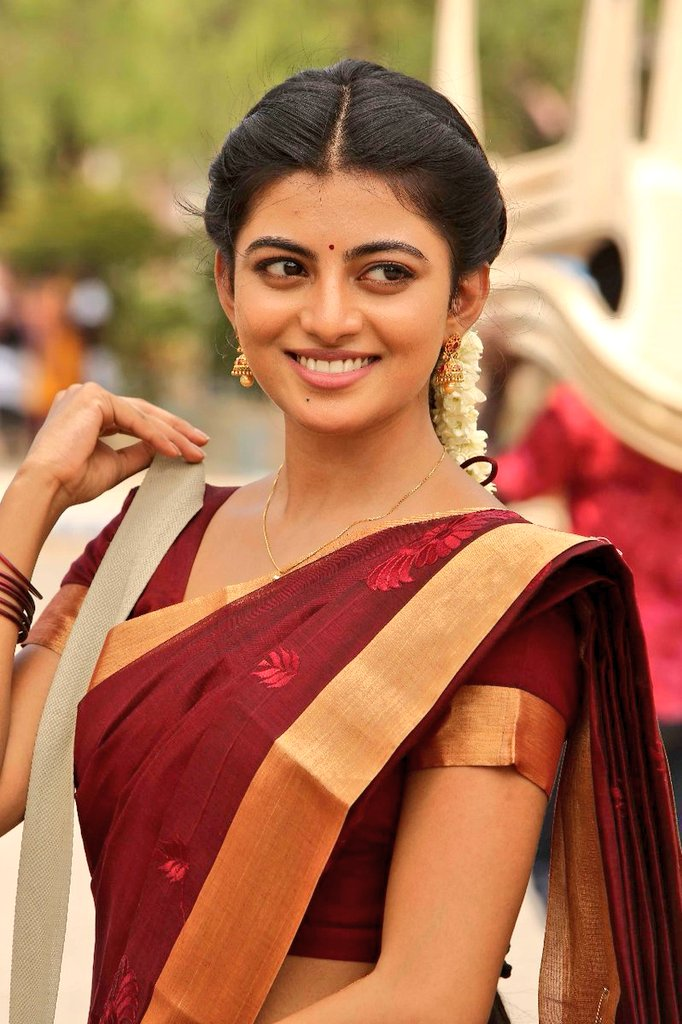
#> input picture images/Image.jpg, 682 x 1024 px, found by its file name
$ jupyter execute ImageColor.ipynb
#> lines starting #> are read from the running program, lines starting #| are printed output that depends on the picture
[cell 1]
import cv2
import matplotlib.pyplot as plt
img = r'F:\works\DeepLearning\CV\images\Image.jpg'

[cell 2]
img_cv=cv2.imread(img)
#> img_cv is the input picture: shape (1024, 682, 3); mean B, G, R 80.4, 114.7, 171.3
cv2.imshow('image',img_cv)
cv2.waitKey(0)
cv2.destroyAllWindows()

[cell 3]
img_cv.shape
#> Out = (1024, 682, 3)

[cell 4]
fig,ax=plt.subplots(figsize=(4,4))
ax.imshow(img_cv)
ax.axis("off")
plt.show()

[cell 5]
fig,ax=plt.subplots(figsize=(4,4))
ax.imshow(img_cv[:, :, 1])
ax.axis("off")
plt.show()

[cell 6]
fig,ax=plt.subplots(1, 3, figsize=(7,7))
ax[0].imshow(img_cv[:, :, 0], cmap='gray')
ax[1].imshow(img_cv[:, :, 1], cmap='gray')
ax[2].imshow(img_cv[:, :, 2], cmap='gray')
ax[0].axis('off')
ax[1].axis('off')
ax[2].axis('off')
plt.show()

[cell 7]
fig,ax=plt.subplots(1, 3, figsize=(7,7))
ax[0].imshow(img_cv[:, :, 0], cmap="Reds")
ax[1].imshow(img_cv[:, :, 1], cmap="Greens")
ax[2].imshow(img_cv[:, :, 2], cmap="Blues")
ax[0].axis('off')
ax[1].axis('off')
ax[2].axis('off')
plt.show()
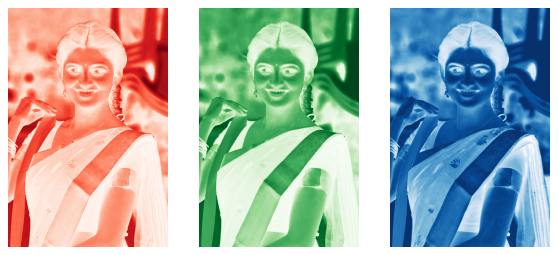
#> figure drawn by matplotlib, 3 panels

[cell 8]
cv2.imshow("Blue Channel", img_cv[:, :, 0])   # Blue
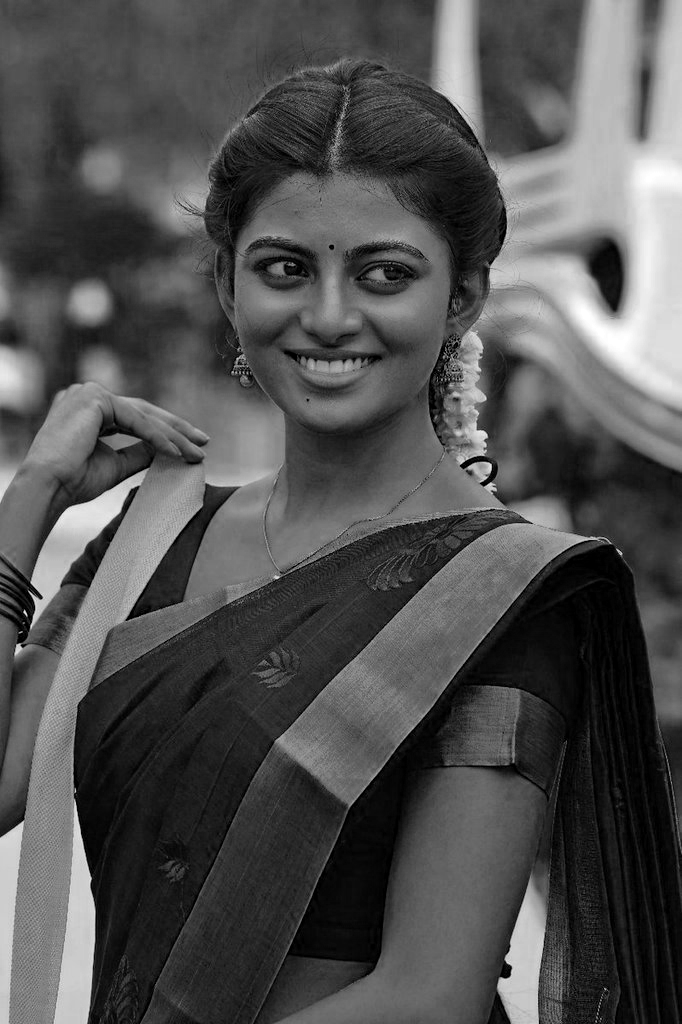
#> window 'Blue Channel': shape (1024, 682); min 0, max 255, mean 80.4
cv2.imshow("Green Channel", img_cv[:, :, 1])  # Green
cv2.imshow("Red Channel", img_cv[:, :, 2])    # Red
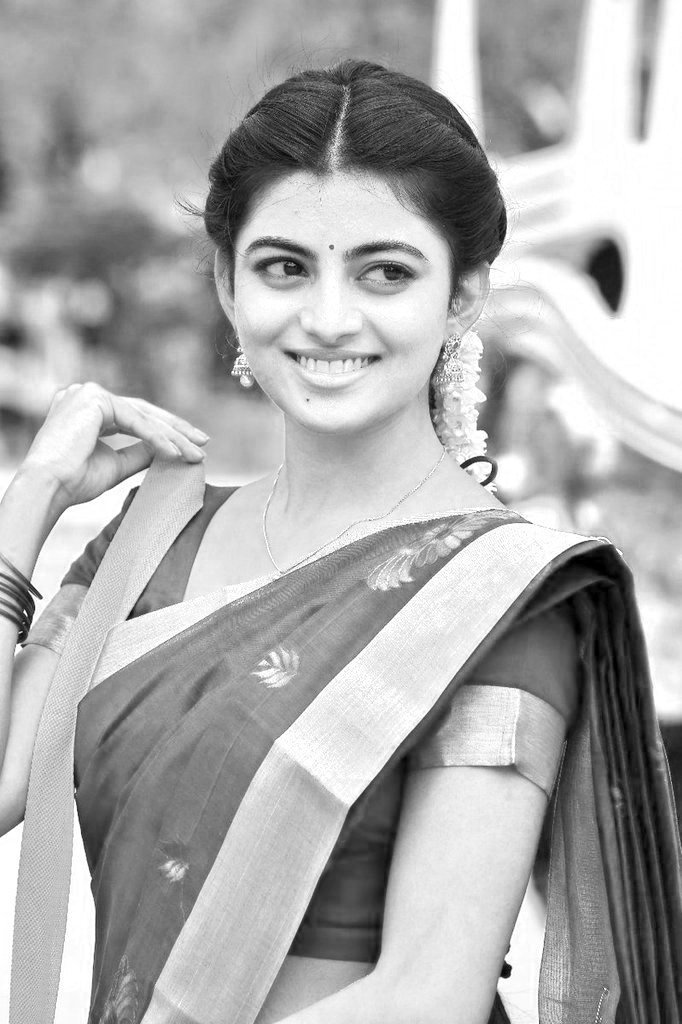
#> window 'Red Channel': shape (1024, 682); min 0, max 255, mean 171.3

cv2.waitKey(0)
cv2.destroyAllWindows()

[cell 9]
import numpy as np
img = np.random.randn(1024,1024) - 255
cv2.imshow("imag", img)
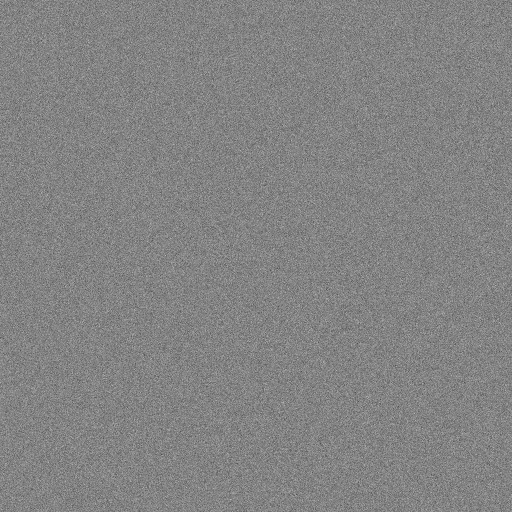
#> window 'imag': shape (1024, 1024) float64 (shown at 1/2 size); min -260, max -250.3, mean -255; drawn with min black and max white
cv2.waitKey(0)
cv2.destroyAllWindows()

[cell 10]
img_resize1=cv2.resize(img_cv,None,fx=5,fy=10) # Resize the image by a factor of 5 in width and 10 in height
fig,ax=plt.subplots(figsize=(4,4))
ax.imshow(img_resize1)
ax.axis("off")
plt.show()
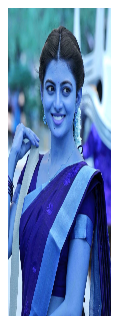
#> figure drawn by matplotlib, 1 panel

[cell 11]
img_resize1=cv2.resize(img_cv,(1024*4, 682*4)) # Resize the image to a specific size
fig,ax=plt.subplots(figsize=(7,7))
ax.imshow(img_resize1)
ax.axis("off")
plt.show()

[cell 12]
img_resize3=cv2.resize(img_cv,(50,50),interpolation=cv2.INTER_CUBIC) # interpolation means how the pixels are calculated when resizing, innerpolation=cv2.INTER_CUBIC is a method that uses cubic polynomials to calculate the pixel values
fig,ax=plt.subplots(figsize=(4,4))
ax.imshow(img_resize3)
ax.axis("off")
plt.show()

[cell 13]
#sharpening
import numpy as np
kernel=np.array([[-1,-1,-1],
                [-1,9,-1],
                [-1,-1,-1]])
img_sharp=cv2.filter2D(img_cv,-1,kernel)
fig,ax=plt.subplots(figsize=(4,4))
ax.imshow(img_sharp)
ax.axis("off")
plt.show()

[cell 14]
import numpy as np
kernel=np.array([[-1,-1,-1],
                [-1,8,-1],
                [-1,-1,-1]])
img_edge=cv2.filter2D(img_cv,-1,kernel)
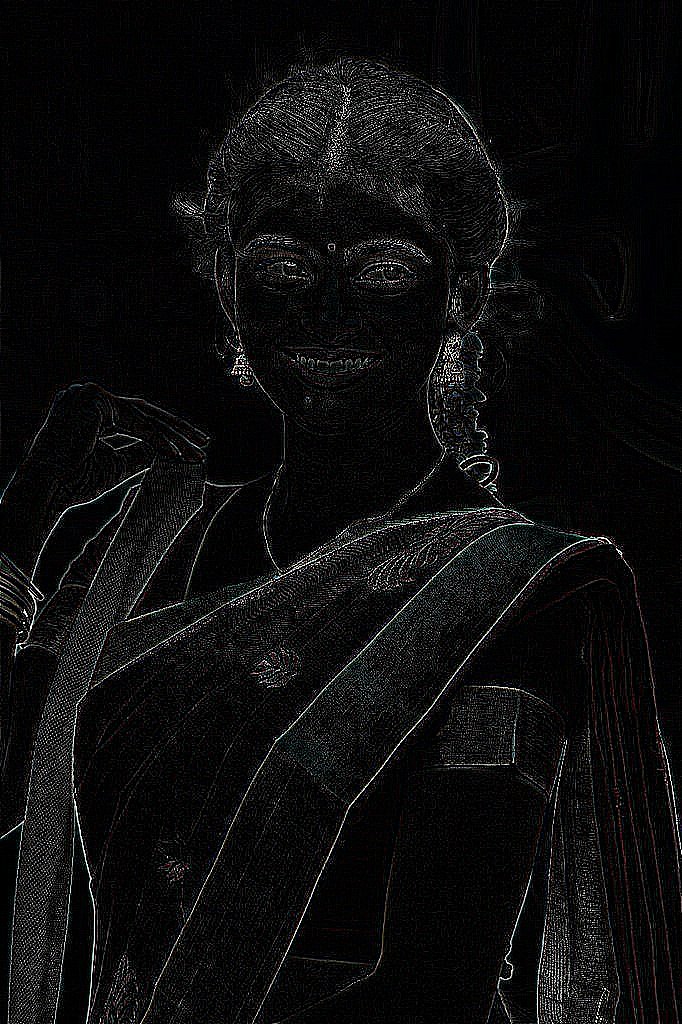
#> img_edge: shape (1024, 682, 3); mean B, G, R 13.5, 13.3, 13.4
fig,ax=plt.subplots(figsize=(4,4))
ax.imshow(img_edge)
ax.axis("off")
plt.show()

[cell 15]
import numpy as np
kernel=np.array([[1,1,1],
                [1,1,1],
                [1,1,1]])
kernel=kernel/9
img_blur=cv2.filter2D(img_cv,-1,kernel)
fig,ax=plt.subplots(figsize=(4,4))
ax.imshow(img_blur)
ax.axis("off")
plt.show()

[cell 16]
img_resized = cv2.resize(img_blur, (1000, 682))
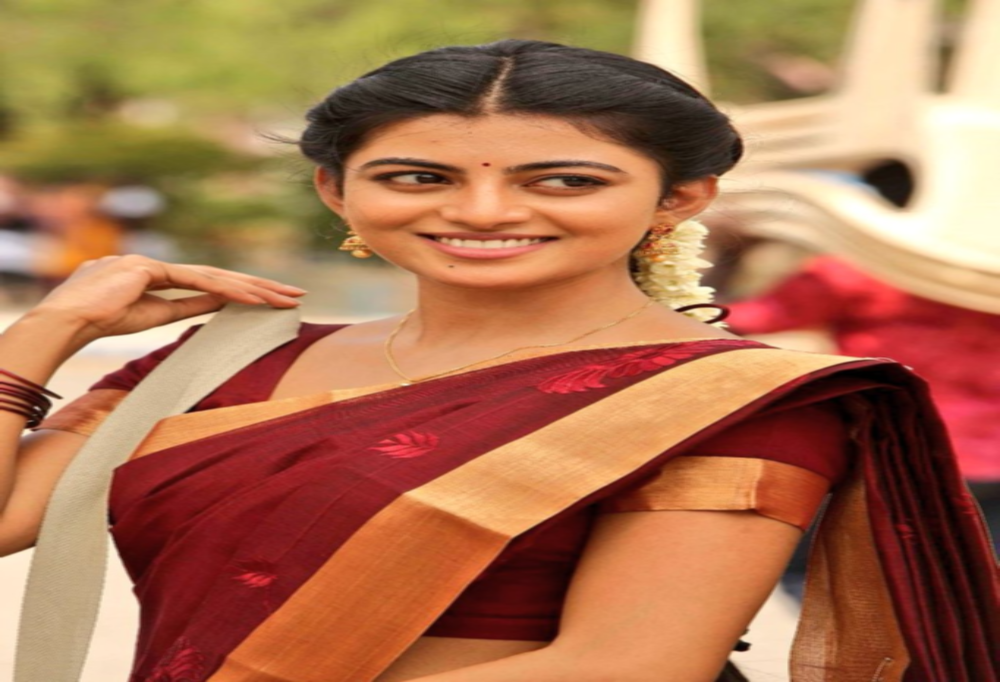
#> img_resized: shape (682, 1000, 3); mean B, G, R 80.3, 114.6, 171.1
cv2.imshow("image", img_resized)
cv2.waitKey(0)
cv2.destroyAllWindows()

[cell 17]
img_gray = cv2.cvtColor(img_blur, cv2.COLOR_BGR2GRAY)
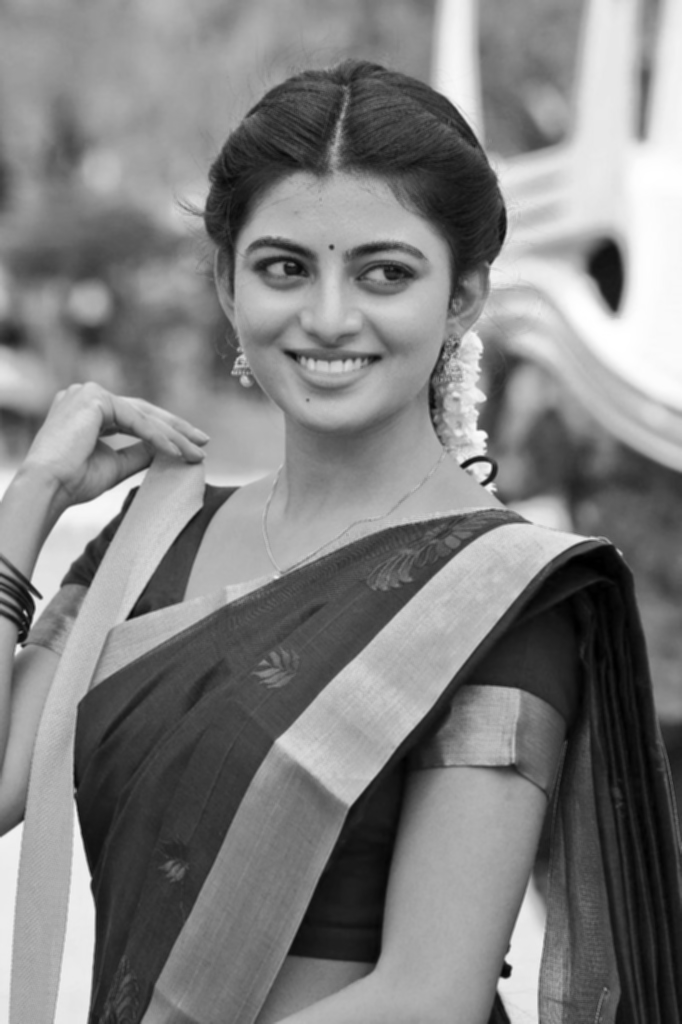
#> img_gray: shape (1024, 682); min 0, max 255, mean 127.7
cv2.imshow("image", img_gray)
cv2.waitKey(0)
cv2.destroyAllWindows()
